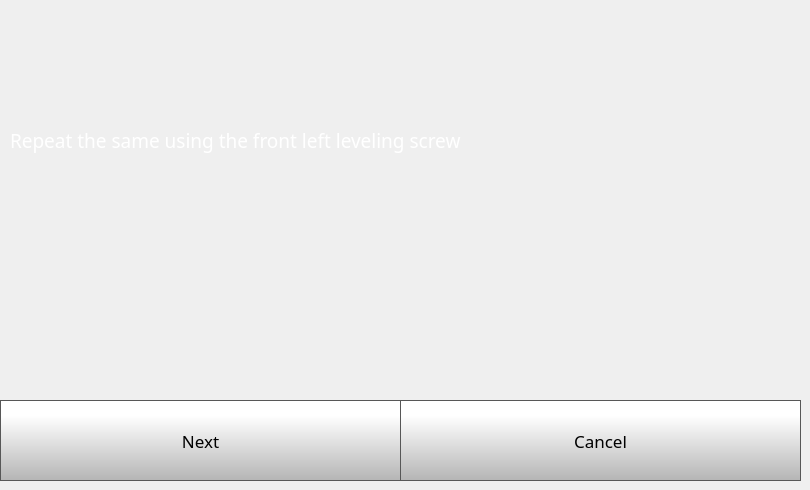
    <widget class="QWidget" name="quickStep3Page">
     <widget class="QPushButton" name="quickStep3NextButton">
      <property name="geometry">
       <rect>
        <x>0</x>
        <y>400</y>
        <width>401</width>
        <height>81</height>
       </rect>
      </property>
      <property name="font">
       <font>
        <family>Gotham</family>
        <pointsize>13</pointsize>
       </font>
      </property>
      <property name="styleSheet">
       <string notr="true">QPushButton {
     border: 1px solid rgb(87, 87, 87);
	background-color: qlineargradient(spread:pad, x1:0, y1:1, x2:0, y2:0.188, stop:0 rgba(180, 180, 180, 255), stop:1 rgba(255, 255, 255, 255));


}

QPushButton:pressed {
    background-color: qlineargradient(x1: 0, y1: 0, x2: 0, y2: 1,
                                      stop: 0 #dadbde, stop: 1 #f6f7fa);
}

QPushButton:flat {
    border: none; /* no border for a flat push button */
}

QPushButton:default {
    border-color: navy; /* make the default button prominent */
}

QPushButton:focus {
	outline: none;
}</string>
      </property>
      <property name="text">
       <string>Next</string>
      </property>
      <property name="iconSize">
       <size>
        <width>40</width>
        <height>40</height>
       </size>
      </property>
     </widget>
     <widget class="QPushButton" name="quickStep3CancelButton">
      <property name="geometry">
       <rect>
        <x>400</x>
        <y>400</y>
        <width>401</width>
        <height>81</height>
       </rect>
      </property>
      <property name="font">
       <font>
        <family>Gotham</family>
        <pointsize>13</pointsize>
       </font>
      </property>
      <property name="styleSheet">
       <string notr="true">QPushButton {
     border: 1px solid rgb(87, 87, 87);
	background-color: qlineargradient(spread:pad, x1:0, y1:1, x2:0, y2:0.188, stop:0 rgba(180, 180, 180, 255), stop:1 rgba(255, 255, 255, 255));


}

QPushButton:pressed {
    background-color: qlineargradient(x1: 0, y1: 0, x2: 0, y2: 1,
                                      stop: 0 #dadbde, stop: 1 #f6f7fa);
}

QPushButton:flat {
    border: none; /* no border for a flat push button */
}

QPushButton:default {
    border-color: navy; /* make the default button prominent */
}

QPushButton:focus {
	outline: none;
}</string>
      </property>
      <property name="text">
       <string>Cancel</string>
      </property>
      <property name="iconSize">
       <size>
        <width>40</width>
        <height>40</height>
       </size>
      </property>
     </widget>
     <widget class="QLabel" name="calibrateLabel_10">
      <property name="geometry">
       <rect>
        <x>10</x>
        <y>10</y>
        <width>781</width>
        <height>261</height>
       </rect>
      </property>
      <property name="font">
       <font>
        <family>Gotham</family>
        <pointsize>14</pointsize>
        <weight>50</weight>
        <bold>false</bold>
       </font>
      </property>
      <property name="styleSheet">
       <string notr="true">color: rgb(255, 255, 255);</string>
      </property>
      <property name="text">
       <string>Repeat the same using the front left leveling screw</string>
      </property>
      <property name="wordWrap">
       <bool>true</bool>
      </property>
     </widget>
    </widget>
